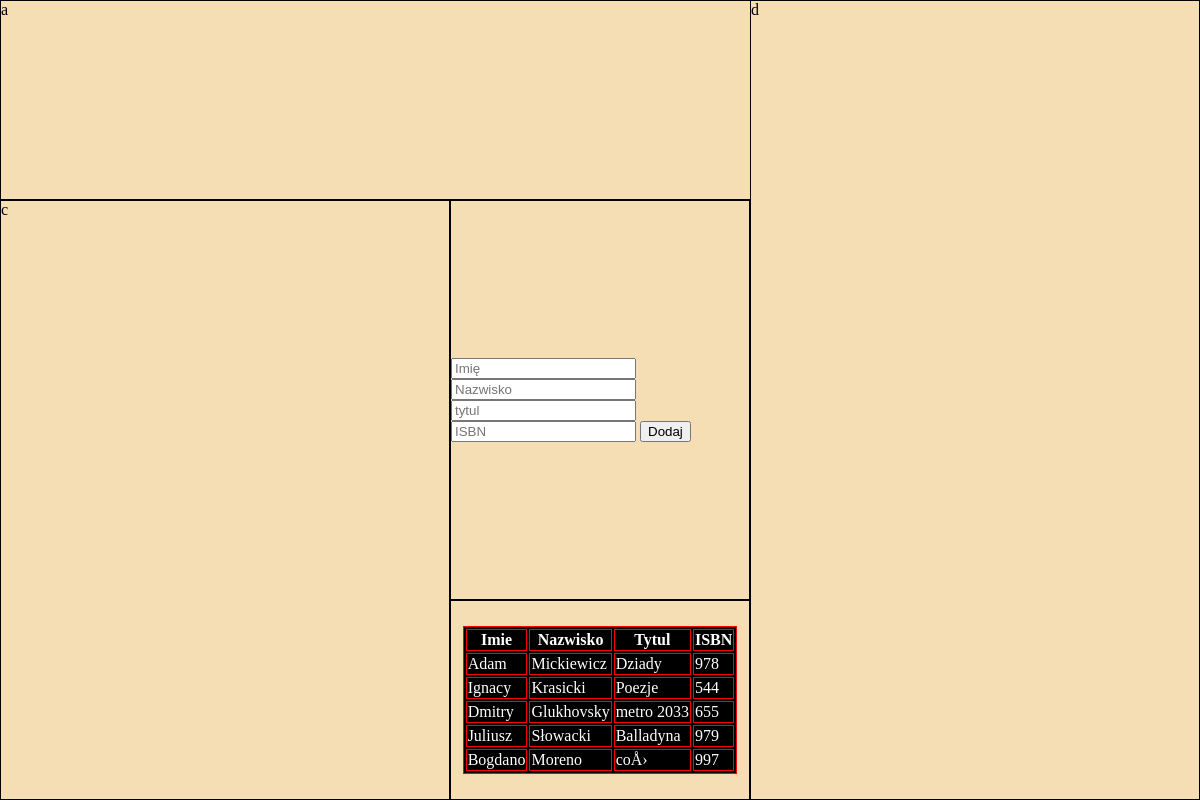
The page / on the database its author committed.
### tables this page shows
CREATE TABLE `krzyzowa` (
  `id_krzyz` int(11) NOT NULL,
  `id_autor` int(5) NOT NULL,
  `id_tytul` int(5) NOT NULL
);

CREATE TABLE `autor` (
  `id_autor` int(11) NOT NULL,
  `imie` varchar(25) NOT NULL,
  `nazwisko` varchar(25) NOT NULL
);

CREATE TABLE `tytul` (
  `id_tytul` int(11) NOT NULL,
  `tytul` varchar(50) NOT NULL,
  `isbn` int(50) NOT NULL
);

### index.php (the view, shortened to what this page needs)
<!DOCTYPE html>
<html lang="en">
<head>
    <link rel="stylesheet" href="style.css">
</head>
<body>
    <div class="grid-container">
    <div class="head">a</div>
    <div class="main">
    <form action="insert.php" method="post" class="insert">
    <input type="text" name="imie" placeholder="Imię">
    <input type="text" name="nazwisko" placeholder="Nazwisko">
    <input type="text" name="tytul" placeholder="tytul">
    <input type="text" name="isbn" placeholder="ISBN">
    <input type="submit" value="Dodaj">
    </form>
    </div>
    <div class="left">c</div>
    <div class="bottom">
<?php
$conn=new mysqli('localhost','bogdan','123','library');
$sql=('SELECT * FROM autor,tytul,krzyzowa WHERE (autor.id_autor = krzyzowa.id_autor) AND (tytul.id_tytul = krzyzowa.id_tytul)');
$result=$conn->query($sql);
echo("<table>");
echo("<tr>
<th>Imie</th>
<th>Nazwisko</th>
<th>Tytul</th>
<th>ISBN</th>
</tr>");
    while($wiersz=$result->fetch_assoc()){
        echo("<tr>");
        echo("<td>".$wiersz['imie']."</td><td>".$wiersz['nazwisko']."</td><td>".$wiersz['tytul']."</td><td>".$wiersz['isbn']."</td>");
        echo("</tr>");
 }
echo("</table>");
?>
    </div>
    <div class="right">d</div>
    </div>
</body>
</html>

### style.css (style rules this page uses)
body { padding: 0; margin: 0; }
.grid-container { height: 100vh; width: 100%; display: grid; grid-template-columns: repeat(8,1fr); grid-template-rows: repeat(8,1fr); background:black; }
.head { border: 1px solid black; grid-row: 1 / 3; grid-column: 1 / 7; background-color:wheat; }
.main { grid-row: 3 / 7; grid-column: 4 / 6; border: 1px solid black; display: flex; justify-content: center; align-items: center; flex-wrap: wrap; background-color:wheat; }
.left { border: 1px solid black; grid-row: 3 / 9; grid-column: 1 / 4; background-color:wheat; }
.bottom { border: 1px solid black; grid-row: 7 / 9; grid-column: 4 / 6; display: flex; align-items: center; justify-content: center; background-color:wheat; }
.right { border: 1px solid black; grid-row: 1 / 9; grid-column: 6 / 9; background-color:wheat; }
table, th, tr, td { border: 1px solid red; background: yellow; background-color:black; color:white; }

### rows shown on the page
krzyzowa: id_autor.imie "Adam", id_autor.nazwisko "Mickiewicz", id_tytul.tytul "Dziady", id_tytul.isbn "978"
krzyzowa: id_autor.imie "Ignacy", id_autor.nazwisko "Krasicki", id_tytul.tytul "Poezje", id_tytul.isbn "544"
krzyzowa: id_autor.imie "Dmitry", id_autor.nazwisko "Glukhovsky", id_tytul.tytul "metro 2033", id_tytul.isbn "655"
krzyzowa: id_autor.imie "Juliusz", id_autor.nazwisko "Słowacki", id_tytul.tytul "Balladyna", id_tytul.isbn "979"
krzyzowa: id_autor.imie "Bogdano", id_autor.nazwisko "Moreno", id_tytul.tytul "coÅ›", id_tytul.isbn "997"
